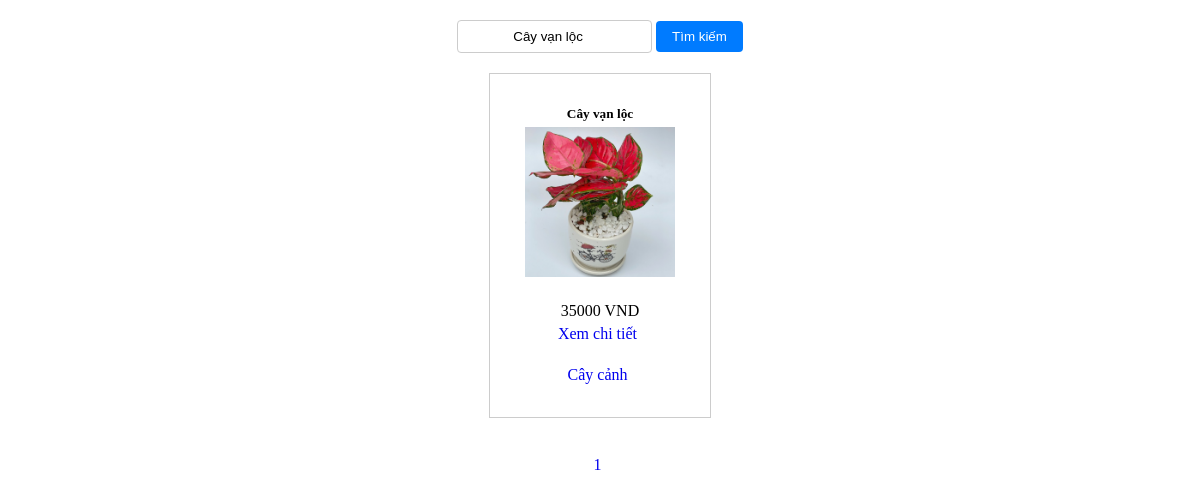
Screenshot of /middle.php?classify=Cây vạn lộc with the database file from the repository.
### tables this page shows
CREATE TABLE `products` (
  `id` int NOT NULL,
  `name` varchar(50) NOT NULL,
  `price` float NOT NULL,
  `image` varchar(500) NOT NULL,
  `id_classify` int NOT NULL
);

CREATE TABLE `classification` (
  `id` int NOT NULL,
  `name` varchar(50) NOT NULL
);

### middle.php (the view, shortened to what this page needs)
<!DOCTYPE html>
<html lang="en">
<head>
</head>
<body>
<?php
    require_once 'admin/connect.php';
    $page = 1;
    $search = '';
    if(isset($_GET['classify'])){
        $search = $_GET['classify'];
    }
    $sql_total_product = "select count(*) from products where name like '%$search%' ";
    $array_product = mysqli_query($connect,$sql_total_product);
    $result_total_product = mysqli_fetch_array($array_product);
    $number_of_product = $result_total_product['count(*)'];
    $product_in_one_page = 4;
    $total_page = ceil($number_of_product / $product_in_one_page);
    $next = $product_in_one_page * ($page - 1);
    $sql = "SELECT products.*, classification.name AS classification_name
        FROM products
        JOIN classification ON products.id_classify = classification.id
        WHERE products.name LIKE '%$search%'
        LIMIT $product_in_one_page
        OFFSET $next";
    $result = mysqli_query($connect,$sql);
?>
    <div id="middle">
        <div class="search-form-container">
            <form action="" class="search-form" style="margin-bottom:20px">
                <input type="search" name="search" value="<?php echo $search ?>">
                <input type="submit" value="Tìm kiếm">
            </form>
        </div>
        <?php foreach ($result as $each): ?>
            <div class="product">
                <h5>
                   <?php echo $each['name'] ?>
                 </h5>
                <img src="admin/images/<?php echo $each['image'] ?>" alt="" height="150px" width="150px">
                <p> <?php echo $each['price'] ?> VND </p>
                <a href="detail_product.php?id=<?php echo $each ['id'] ?>">
                    Xem chi tiết
                </a>
                <br>
                 <a href="category.php?id=<?php echo $each['id_classify']?>">
                    <?php echo $each['classification_name']?>
                </a>
                <br>
            </div>
        <?php endforeach ?>
        <br>
        <br>
        <?php for($i = 1; $i <= $total_page ; $i++){ ?>
            <a style="text-decoration:none;" href="?page=<?php echo $i ?>&search=<?php echo $search ?>">
                <?php echo $i ?>
            </a>
        <?php } ?>
    </div>
</body>
</html>

### middle.php (style rules this page uses)
#middle { text-align:center; }
.search-form { margin-top:20px; margin-bottom: 20px; }
.product { text-align:center; margin-bottom: 20px; border: 1px solid #ccc; padding: 10px; width: 200px; display: inline-block; vertical-align: top; }
.product h5 { margin-bottom: 5px; }
.product img { width: 150px; height: 150px; margin-bottom: 5px; }
.product p { margin-bottom: 5px; }
.product a { text-decoration: none; display: block; margin-bottom: 5px; }
#middle a { text-decoration: none; margin-right: 5px; }
.search-form-container { margin-bottom: 20px; }
.search-form { text-align:center; }
.search-form input[type="search"] { text-align:center; padding: 8px; border: 1px solid #ccc; border-radius: 4px; }
.search-form input[type="submit"] { background-color: #007bff; color: #fff; border: none; padding: 8px 16px; border-radius: 4px; cursor: pointer; }

### rows the page displays
products: name "Cây vạn lộc", image (picture), price "35000", id_classify.name "Cây cảnh"
